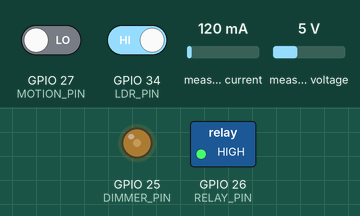
Simulated run of this sketch. Board: ESP32. Shown: switched loads named in the sketch (green lamp = pin HIGH), output pins drawn as LEDs (lit = HIGH). Inputs (shaded band) come from the test bench; at power-on: GPIO 27 (MOTION_PIN) LOW, GPIO 34 (LDR_PIN) HIGH, measured current 120 mA, measured voltage 5 V. What the sketch prints to the serial monitor is not drawn.

Above: at 1.2 s.
1.3 s: GPIO 27 (MOTION_PIN) driven HIGH
At 2.0 s:
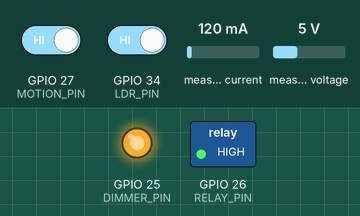
2.8 s: GPIO 34 (LDR_PIN) driven LOW
At 3.2 s:
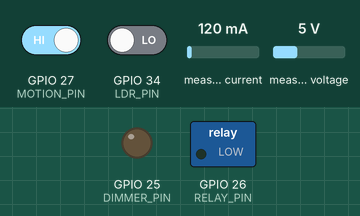
4.3 s: GPIO 34 (LDR_PIN) driven HIGH
At 5.5 s:
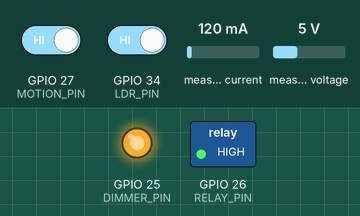
5.8 s: GPIO 27 (MOTION_PIN) driven LOW
At 6.7 s:
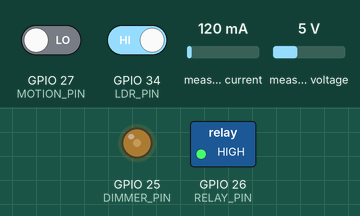
Timing chart, 0 to 8.3 s (numbered marks = the images above; inputs shaded):
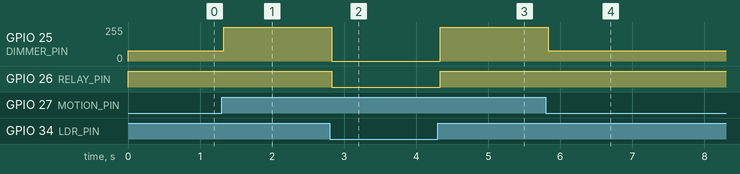

Measured:
- after the input at 1.3 s, GPIO 25 (DIMMER_PIN): 76/255 → 255/255 at once
- after the input at 2.8 s, GPIO 25 (DIMMER_PIN): 255/255 → 0/255 at once; GPIO 26 (RELAY_PIN): HIGH → LOW at once
- after the input at 4.3 s, GPIO 25 (DIMMER_PIN): 0/255 → 255/255 at once; GPIO 26 (RELAY_PIN): LOW → HIGH at once
- after the input at 5.8 s, GPIO 25 (DIMMER_PIN): 255/255 → 76/255 at once

The sketch:

Transmitter.ino
```cpp
#include <WiFi.h>
#include <esp_now.h>

#include <PZEM004Tv30.h>
#include <RBDdimmer.h>

// ---------------- NODE DETAILS ----------------
#define NODE_ID "SL-01"
#define LOCATION "IIT_GATE_1"

// ---------------- PIN DEFINITIONS ----------------
#define LDR_PIN 34
#define MOTION_PIN 27
#define RELAY_PIN 26

#define DIMMER_PIN 25
#define ZC_PIN 4

// ---------------- OBJECTS ----------------
dimmerLamp dimmer(DIMMER_PIN, ZC_PIN);

HardwareSerial pzemSerial(2);
PZEM004Tv30 pzem(pzemSerial, 16, 17);

// Replace with Receiver ESP32 MAC Address
uint8_t receiverMAC[] = {0x24,0x6F,0x28,0xAA,0xBB,0xCC};

// ---------------- DATA STRUCTURE ----------------
typedef struct {

  char nodeID[20];
  char location[30];

  bool isNight;
  bool motion;

  int brightness;

  float voltage;
  float current;
  float power;

} SensorData;

SensorData data;

// ---------------- VARIABLES ----------------
bool isNight = false;
bool motionDetected = false;

float voltage = 0;
float current = 0;
float power = 0;

int brightness = 0;

unsigned long lastSend = 0;
const unsigned long SEND_INTERVAL = 300000;   //5 min

// ===================================================

void OnDataSent(const wifi_tx_info_t *info, esp_now_send_status_t status)
{
  Serial.print("Delivery Status : ");

  if(status == ESP_NOW_SEND_SUCCESS)
    Serial.println("Success");
  else
    Serial.println("Failed");
}

// ===================================================

void setup()
{
  Serial.begin(115200);

  pinMode(LDR_PIN, INPUT);
  pinMode(MOTION_PIN, INPUT);
  pinMode(RELAY_PIN, OUTPUT);

  digitalWrite(RELAY_PIN, LOW);

  dimmer.begin(NORMAL_MODE, ON);

  WiFi.mode(WIFI_STA);

  if(esp_now_init()!=ESP_OK)
  {
    Serial.println("ESP-NOW Init Failed");
    while(true);
  }

  esp_now_register_send_cb(OnDataSent);

  esp_now_peer_info_t peerInfo={};

  memcpy(peerInfo.peer_addr,receiverMAC,6);
  peerInfo.channel=0;
  peerInfo.encrypt=false;

  if(esp_now_add_peer(&peerInfo)!=ESP_OK)
  {
    Serial.println("Peer Add Failed");
    while(true);
  }

  Serial.println("ESP-NOW Transmitter Ready");
}

// ===================================================

void loop()
{
  readSensors();

  updateLightingLogic();

  controlRelay();

  controlDimmer();

  readEnergy();

  if(millis()-lastSend>=SEND_INTERVAL)
  {
    strcpy(data.nodeID,NODE_ID);
    strcpy(data.location,LOCATION);

    data.isNight=isNight;
    data.motion=motionDetected;

    data.brightness=brightness;

    data.voltage=voltage;
    data.current=current;
    data.power=power;

    esp_now_send(receiverMAC,(uint8_t *)&data,sizeof(data));

    lastSend=millis();
  }
}

// ===================================================

void readSensors()
{
  isNight=digitalRead(LDR_PIN);
  motionDetected=digitalRead(MOTION_PIN);
}

void updateLightingLogic()
{
  if(!isNight)
      brightness=0;
  else
      brightness=motionDetected?100:30;
}

void controlRelay()
{
  digitalWrite(RELAY_PIN,isNight);
}

void controlDimmer()
{
  dimmer.setPower(brightness);
}

void readEnergy()
{
  voltage=pzem.voltage();
  current=pzem.current();
  power=pzem.power();
}
```
